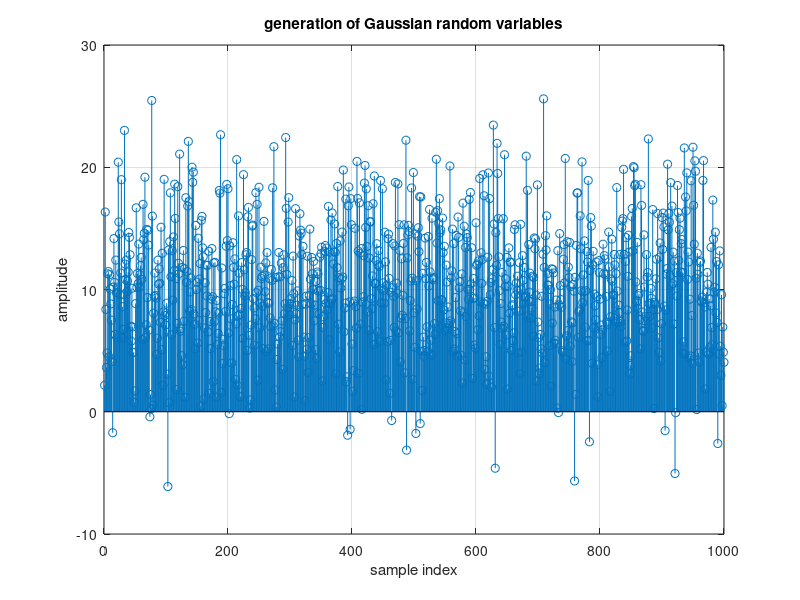

This chart was generated by the following MATLAB code: (Note: this script raises an error after producing the figure.)
% Alberto Pizano
% ECE448
% Lab 1

clc
clear

% PART1
v = 25;
m = 10;
x = sqrt(v) * randn(1,1000)+m*ones(1,1000);
figure(1)
stem(x)
grid on;
xlabel('sample index');
ylabel('amplitude');
title('generation of Gaussian random variables');

%%

figure(2);
histogram(x,20);
xlabel('amplitude');
ylabel('number of points');
title('number of points at varied amplitudes');

%%
x1 = 0:0.2:5;
g1 = exp(-x1).*sin(x1.^2);
figure(3)
plot(x1,g1) % continues
hold all
stem(x1,g1) % discrete
grid on;
xlabel('x_1');
ylabel('g_1(x_1)');
title('Continous & Discrete Plots');


x2 = -10:0.1:10;
g2 = sinc(x2);
figure(4)
plot(x2,g2) % continues
hold all
stem(x2,g2) % discrete
grid on;
xlabel('x_2');
ylabel('g_2(x_2)');
title('Continous & Discrete Plots');

%%



